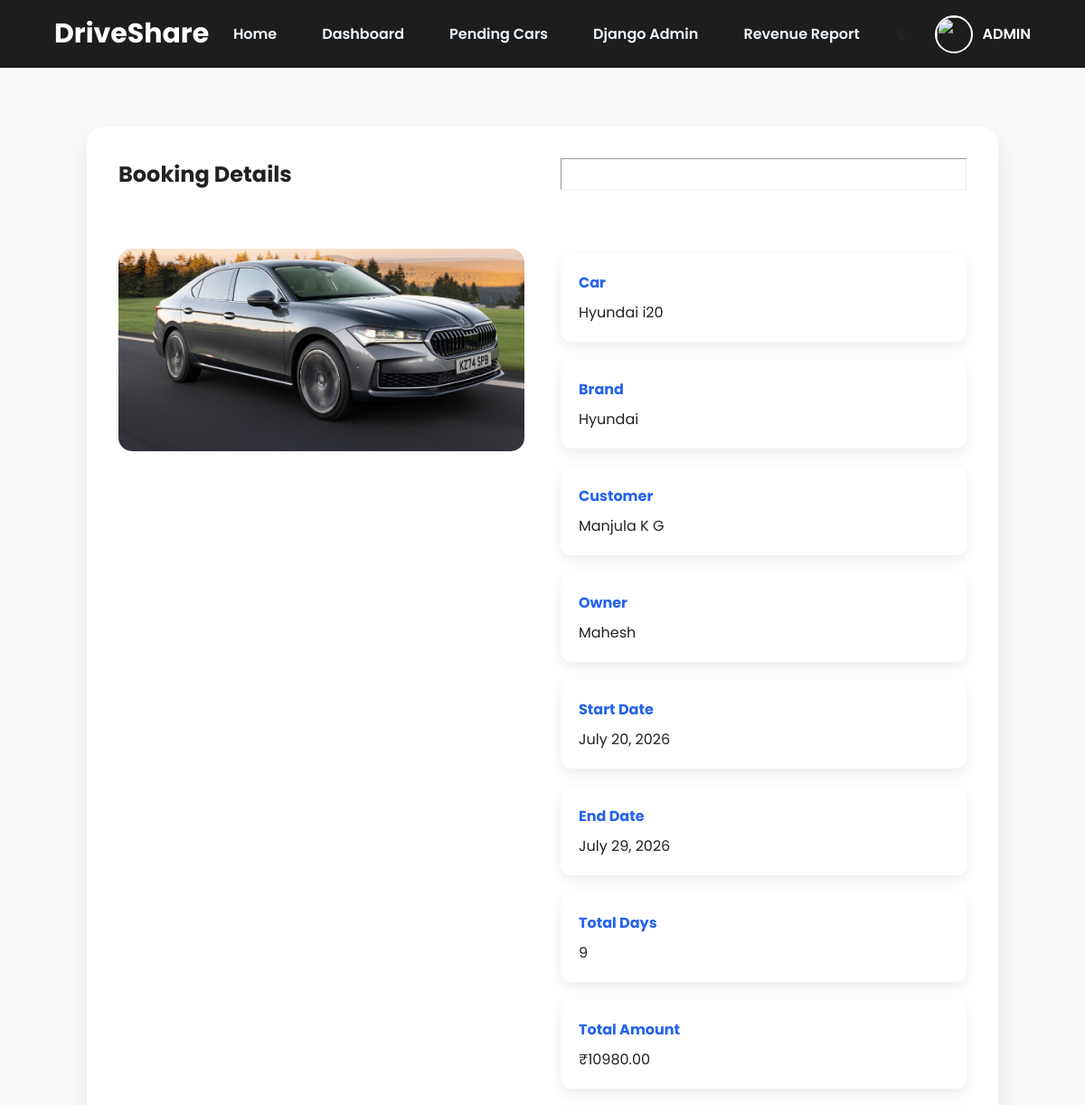
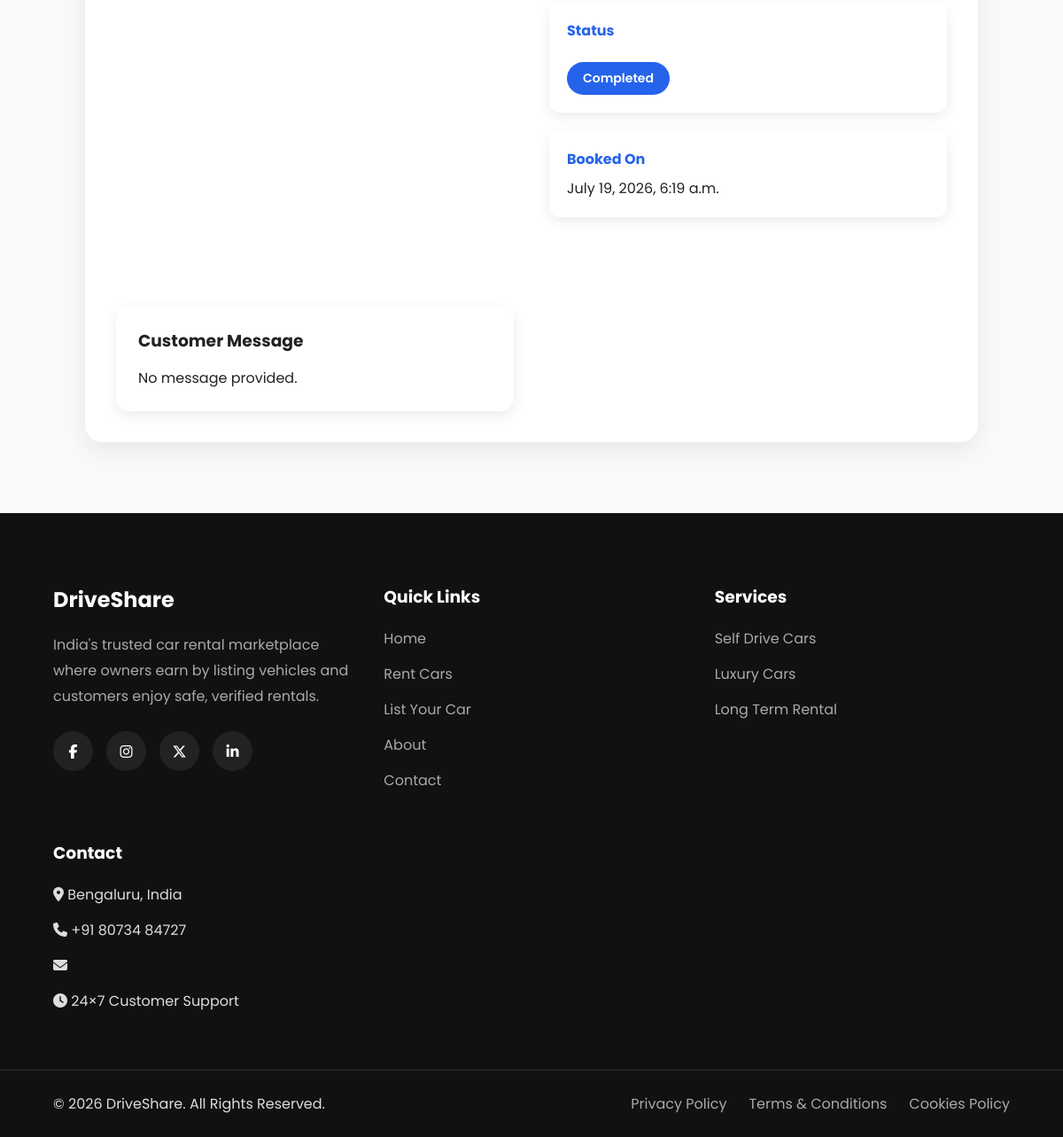
The app's page /bookings/admin-booking/9/ (signed in) with its own data (2 pictures, top to bottom).
### accounts/models.py (models this page shows, shortened)
class CustomUser(AbstractUser):
    USER_TYPES = (
    ("customer", "Customer"),
    ("owner", "Car Owner"),
)
    user_type = models.CharField(
        max_length=20,
        choices=USER_TYPES,
        default='customer'
    )
    phone_number = models.CharField(
        max_length=15,
        blank=True
    )
    profile_picture = models.ImageField(
        upload_to='profile_pictures/',
        blank=True,
        null=True
    )

### bookings/models.py (models this page shows, shortened)
class Booking(models.Model):
    STATUS_CHOICES = (
        ("Pending", "Pending"),
        ("Approved", "Approved"),
        ("Rejected", "Rejected"),
        ("Cancelled", "Cancelled"),
        ("Completed", "Completed"),
    )
    customer = models.ForeignKey(
        CustomUser,
        on_delete=models.CASCADE,
        related_name="customer_bookings"
    )
    car = models.ForeignKey(
        Car,
        on_delete=models.CASCADE,
        related_name="bookings"
    )
    start_date = models.DateField()
    end_date = models.DateField()
    total_days = models.PositiveIntegerField()
    total_amount = models.DecimalField(
        max_digits=10,
        decimal_places=2
    )
    booking_status = models.CharField(
        max_length=20,
        choices=STATUS_CHOICES,
        default="Pending"
    )
    customer_message = models.TextField(
        blank=True
    )
    owner_message = models.TextField(
        blank=True
    )
    booked_at = models.DateTimeField(
        auto_now_add=True
    )
    updated_at = models.DateTimeField(
        auto_now=True
    )
    approved_at = models.DateTimeField(
        null=True,
        blank=True
    )
    completed_at = models.DateTimeField(
        null=True,
        blank=True
    )
    invoice_number = models.CharField(
    max_length=20,
    unique=True,
    blank=True,
    null=True
)

### cars/models.py (models this page shows, shortened)
class Car(models.Model):
    FUEL_TYPES = [
        ("Petrol", "Petrol"),
        ("Diesel", "Diesel"),
        ("Electric", "Electric"),
        ("Hybrid", "Hybrid"),
        ("CNG", "CNG"),
    ]
    TRANSMISSION_TYPES = [
        ("Manual", "Manual"),
        ("Automatic", "Automatic"),
    ]
    STATUS_CHOICES = [
        ("Pending", "Pending"),
        ("Approved", "Approved"),
        ("Rejected", "Rejected"),
    ]
    owner = models.ForeignKey(
        CustomUser,
        on_delete=models.CASCADE,
        related_name="cars"
    )
    title = models.CharField(max_length=150)
    brand = models.CharField(max_length=100)
    model = models.CharField(max_length=100)
    year = models.PositiveIntegerField()
    color = models.CharField(max_length=50)
    seats = models.PositiveIntegerField()
    fuel_type = models.CharField(
        max_length=20,
        choices=FUEL_TYPES
    )
    transmission = models.CharField(
        max_length=20,
        choices=TRANSMISSION_TYPES
    )
    price_per_day = models.DecimalField(
        max_digits=10,
        decimal_places=2
    )
    city = models.CharField(max_length=100)
    description = models.TextField()
    is_available = models.BooleanField(default=True)
    approval_status = models.CharField(
        max_length=20,
        choices=STATUS_CHOICES,
        default="Pending"
    )
    rejection_reason = models.TextField(
    blank=True,
    null=True
)
    created_at = models.DateTimeField(auto_now_add=True)
    updated_at = models.DateTimeField(auto_now=True)

class CarImage(models.Model):
    car = models.ForeignKey(
        Car,
        on_delete=models.CASCADE,
        related_name="images"
    )
    image = models.ImageField(
        upload_to="car_images/"
    )
    is_primary = models.BooleanField(
        default=False
    )
    uploaded_at = models.DateTimeField(
        auto_now_add=True
    )

### bookings/views.py (the view)
@login_required
@admin_required
def admin_booking_details(request, booking_id):
    booking = get_object_or_404(
        Booking,
        id=booking_id
    )
    commission_rate = Decimal("0.10")
    platform_commission = booking.total_amount * commission_rate
    owner_amount = booking.total_amount - platform_commission
    return render(
    request,
    "bookings/admin_booking_details.html",
    {
        "booking": booking,
        "platform_commission": platform_commission,
        "owner_amount": owner_amount,
    }
)

### notifications/context_processors.py (called while the page is built)
def notification_count(request):
    if request.user.is_authenticated:
        return {
            "notification_count":
            request.user.notifications.filter(
                is_read=False
            ).count()
        }
    return {
        "notification_count": 0
    }

### templates/bookings/admin_booking_details.html (shortened to what this page needs)
{% extends "base.html" %}
{% load static %}
{% block content %}
<section class="booking-details-page">
    <div class="booking-details-container">
        <h1>Booking Details</h1>
        <hr>
        {% if booking.car.images.first %}
            <img src="{{ booking.car.images.first.image.url }}" class="booking-car-image">
        {% else %}
            <img src="{% static 'images/default-car.jpg' %}" class="booking-car-image">
        {% endif %}
        <div class="details-grid">
            <div class="detail-item">
                <strong>Car</strong>
                <span>{{ booking.car.title }}</span>
            </div>
            <div class="detail-item">
                <strong>Brand</strong>
                <span>{{ booking.car.brand }}</span>
            </div>
            <div class="detail-item">
                <strong>Customer</strong>
                <span>{{ booking.customer.get_full_name|default:booking.customer.username }}</span>
            </div>
            <div class="detail-item">
                <strong>Owner</strong>
                <span>{{ booking.car.owner.get_full_name|default:booking.car.owner.username }}</span>
            </div>
            <div class="detail-item">
                <strong>Start Date</strong>
                <span>{{ booking.start_date }}</span>
            </div>
            <div class="detail-item">
                <strong>End Date</strong>
                <span>{{ booking.end_date }}</span>
            </div>
            <div class="detail-item">
                <strong>Total Days</strong>
                <span>{{ booking.total_days }}</span>
            </div>
            <div class="detail-item">
                <strong>Total Amount</strong>
                <span>₹{{ booking.total_amount }}</span>
            </div>
            <div class="detail-item">
                <strong>Status</strong>
                <span class="status
                {% if booking.booking_status == 'Approved' %}
                    approved
                {% elif booking.booking_status == 'Pending' %}
                    pending
                {% elif booking.booking_status == 'Rejected' %}
                    rejected
                {% elif booking.booking_status == 'Cancelled' %}
                    cancelled
                {% else %}
                    completed
                {% endif %}
                ">
                    {{ booking.booking_status }}
                </span>
            </div>
            <div class="detail-item">
                <strong>Booked On</strong>
                <span>{{ booking.booked_at }}</span>
            </div>
        </div>
        <div class="message-box">
            <h3>Customer Message</h3>
            <p>{{ booking.customer_message|default:"No message provided." }}</p>
        </div>
    </div>
</section>
{% endblock %}

### templates/navbar.html (shortened to what this page needs)
{% load static %}
<nav class="navbar">
    <div class="logo">
        <a href="/">DriveShare</a>
    </div>
    <ul class="nav-links" id="nav-links">
        <li>
            <a href="/" class="{% if request.path == '/' %}active{% endif %}">
                Home
            </a>
        </li>
        {% if user.is_authenticated %}
            {% if user.is_superuser %}
                <li>
                    <a href="{% url 'admin_dashboard' %}"class="{% if request.resolver_match.url_name == 'admin_dashboard' %}active{% endif %}">
                        Dashboard
                    </a>
                </li>
                <li>
                    <a href="{% url 'admin_car_list' %}"class="{% if request.resolver_match.url_name == 'admin_car_list' %}active{% endif %}">
                        Pending Cars
                    </a>
                </li>
                <li>
                    <a href="/admin/">
                        Django Admin
                    </a>
                </li>
                <li>
                    <a href="{% url 'revenue_report'  %}" class="{% if request.resolver_match.url_name == 'revenue_report' %}active{% endif %}">
                     Revenue Report
                        </a>
                </li>
            {% endif %}
        {% endif %}
    </ul>
    <div class="auth-buttons">
        {% if user.is_authenticated %}
            <div class="theme-toggle">
                <i class="fas fa-moon"></i>
            </div>
            <div class="user-profile" id="userProfile">
                {% if user.profile_picture %}
                    <img src="{{ user.profile_picture.url }}" class="nav-profile-img">
                {% else %}
                    <img src="{% static 'images/default-avatar.png' %}" class="nav-profile-img">
                {% endif %}
                <span class="user-name">
                    {{ user.first_name|default:user.username }}
                </span>
            </div>
        {% endif %}
    </div>
</nav>

### static/css/style.css (style rules this page uses)
* { margin:0; padding:0; box-sizing:border-box; font-family:'Poppins',sans-serif; }
* { transition: color .25s ease, background-color .25s ease, border-color .25s ease, box-shadow .25s ease, transform .25s ease; }
html { scroll-behavior:smooth; }
body { background:#f7f7f7; color:#222; }
a { text-decoration:none; }
ul { list-style:none; }
button, a { transition:.3s; }

### static/css/navbar.css (style rules this page uses)
.navbar { position:fixed; top:0; left:0; width:100%; height:75px; padding:0 40px; display:flex; justify-content:space-between; align-items:center; background:rgba(17,17,17,.95); backdrop-filter:blur(12px); z-index:9999; }
.navbar { transition: background .35s ease, box-shadow .35s ease, padding .35s ease; }
.logo a { font-size:30px; font-weight:700; color:white; }
.nav-links { display:flex; align-items:center; gap:22px; list-style:none; margin:0; padding:0; }
.nav-links a { color:aliceblue; font-size:16px; font-weight:600; text-decoration:none; padding:8px 14px; border-radius:8px; transition:.3s; }
.auth-buttons { display:flex; align-items:center; gap:18px; flex-shrink:0; }
.user-profile { position:relative; display:flex; align-items:center; gap:10px; cursor:pointer; }
.nav-profile-img { width:42px; height:42px; border-radius:50%; object-fit:cover; border:2px solid white; }
.user-name { color:white; font-weight:600; white-space:nowrap; }
.nav-profile-img { transition:all .3s ease; }
.theme-toggle { width:42px; height:42px; display:flex; align-items:center; justify-content:center; border-radius:50%; cursor:pointer; transition:.3s; }
.theme-toggle i { transition:.3s; }
.navbar { position: fixed; top: 0; left: 0; width: 100%; height: 75px; padding: 0 40px; display: flex; align-items: center; justify-content: space-between; background: rgba(17, 17, 17, 0.95); backdrop-filter: blur(12px); z-index: 9999; }
.logo { flex-shrink: 0; }
.logo a { font-size: 30px; font-weight: 700; color: white; text-decoration: none; }
.nav-links { display: flex; align-items: center; gap: 22px; list-style: none; margin: 0; padding: 0; }
.nav-links a { color: aliceblue; font-size: 16px; font-weight: 600; text-decoration: none; padding: 8px 14px; border-radius: 8px; transition: 0.3s; }
.auth-buttons { display: flex; align-items: center; justify-content: center; gap: 15px; flex-shrink: 0; }

### static/css/responsive.css (style rules this page uses)
@media (max-width:1200px) { .navbar { padding:18px 5%; } }

### static/css/dashboard.css (style rules this page uses)
.status { padding:7px 18px; border-radius:30px; color:#fff; font-size:14px; font-weight:600; }

### static/css/bookings.css (style rules this page uses)
.status { display:inline-block; margin-top:15px; padding:8px 18px; background:#2563eb; color:#fff; border-radius:30px; font-weight:600; }
.status { display:inline-block; margin-top:15px; padding:8px 18px; border-radius:30px; color:white; font-weight:600; }
.completed { background:#2563eb; }
.booking-details-page { padding:140px 8% 80px; background:#f8fafc; min-height:100vh; }
.booking-details-container { display:grid; grid-template-columns:1fr 1fr; gap:40px; background:#fff; border-radius:20px; padding:35px; box-shadow:0 10px 30px rgba(0,0,0,.08); }
.booking-car-image { width:100%; max-height:350px; object-fit:cover; border-radius:15px; margin:25px 0; }
.details-grid { display:grid; grid-template-columns:repeat(auto-fit,minmax(250px,1fr)); gap:20px; margin:30px 0; }
.detail-item { background:#fff; padding:20px; border-radius:12px; box-shadow:0 5px 15px rgba(0,0,0,.08); }
.detail-item strong { display:block; color:#2563eb; margin-bottom:8px; }
.message-box { background:#fff; margin-top:30px; padding:25px; border-radius:15px; box-shadow:0 5px 15px rgba(0,0,0,.08); }
.message-box h3 { margin-bottom:15px; }

### records on screen
CustomUser: first_name "ADMIN"
Booking: car.images.first.image (picture), car "Hyundai i20", car.brand "Hyundai", customer.get_full_name "Manjula K G", car.owner.get_full_name "Mahesh", start_date "July 20, 2026", end_date "July 29, 2026", total_days "9", total_amount "10980.00", booking_status "Completed", booked_at "July 19, 2026, 6:19 a.m.", customer_message "No message provided."
